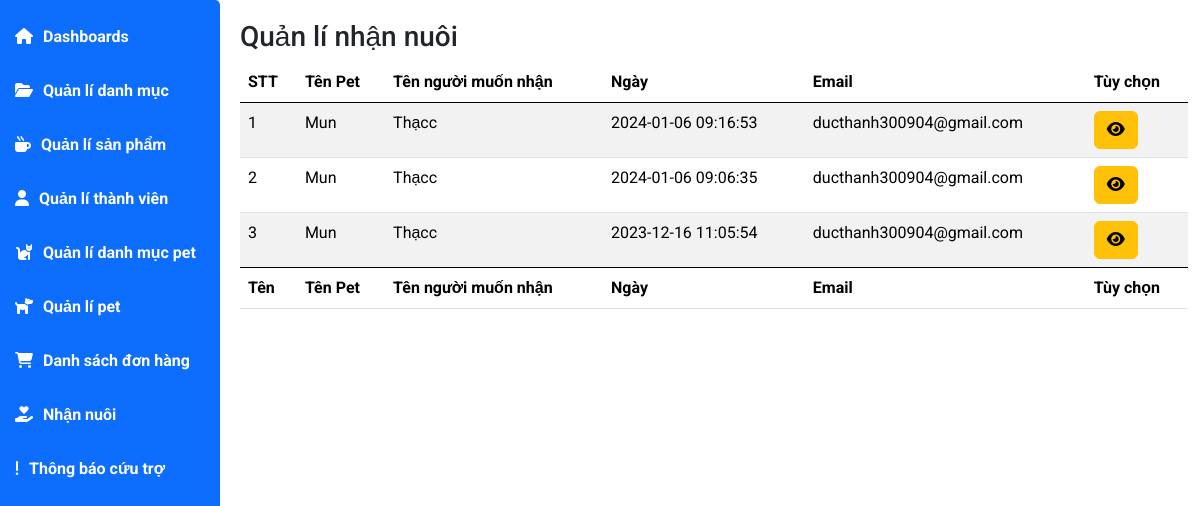
Screenshot of /admin/index.php?act=adopt with the database file from the repository.
### tables this page shows
CREATE TABLE `tbl_nhannuoi` (
  `idNN` int(11) NOT NULL,
  `idUser` int(11) NOT NULL,
  `idPet` int(11) NOT NULL,
  `ngaynhan` datetime NOT NULL
);

CREATE TABLE `tbl_pet` (
  `idPet` int(11) NOT NULL,
  `tenPet` varchar(255) NOT NULL,
  `idDMP` int(11) NOT NULL,
  `gioiTinh` varchar(255) NOT NULL,
  `doTuoi` varchar(255) NOT NULL,
  `trietSan` varchar(255) NOT NULL,
  `tiemPhong` varchar(255) NOT NULL,
  `tinhTrangPet` varchar(255) NOT NULL,
  `imgpet` text NOT NULL,
  `motaPet` text NOT NULL
);

CREATE TABLE `tbl_user` (
  `idUser` int(11) NOT NULL,
  `tenUser` varchar(255) NOT NULL,
  `accountUser` varchar(255) NOT NULL,
  `passUser` varchar(255) NOT NULL,
  `emailUser` varchar(255) NOT NULL,
  `addressUser` text NOT NULL,
  `telUser` varchar(255) NOT NULL,
  `decen` int(11) NOT NULL
);

### model/pdo.php (called while the page is built, shortened)
<?php
function pdo_get_connection(){
    $dburl = "mysql:host=localhost;dbname=dacs2;charset=utf8";
    $username = 'root';
    $password = '';
    $conn = new PDO($dburl, $username, $password);
    $conn->setAttribute(PDO::ATTR_ERRMODE, PDO::ERRMODE_EXCEPTION);
    return $conn;
}
function pdo_query($sql){
    $sql_args = array_slice(func_get_args(), 1);
    try{
        $conn = pdo_get_connection();
        $stmt = $conn->prepare($sql);
        $stmt->execute($sql_args);
        $rows = $stmt->fetchAll();
        return $rows;
    }
    catch(PDOException $e){
        throw $e;
    }
    finally{
        unset($conn);
    }
}
function pdo_query_one($sql){
    $sql_args = array_slice(func_get_args(), 1);
    try{
        $conn = pdo_get_connection();
        $stmt = $conn->prepare($sql);
        $stmt->execute($sql_args);
        $row = $stmt->fetch(PDO::FETCH_ASSOC);
        return $row;
    }
    catch(PDOException $e){
        throw $e;
    }
    finally{
        unset($conn);
    }
}

### model/pet.php (called while the page is built, shortened)
<?php
function loadall_adopt(){
    $sql="SELECT * FROM tbl_nhannuoi  ORDER BY idNN DESC";
    $listpet=pdo_query($sql);
    return $listpet;
}
function selectPet($idpet){
    $sql="SELECT * FROM tbl_pet WHERE idPet='".$idpet."'";
    $sp=pdo_query_one($sql);
    return $sp;
}
?>

### model/taikhoan.php (called while the page is built, shortened)
<?php
function selectUser($iduser){
    $sql="SELECT * FROM tbl_user WHERE idUser='".$iduser."'";
    $sp=pdo_query_one($sql);
    return $sp;
}
?>

### admin/view/adopt/list.php (the view, shortened to what this page needs)
<?php
    if (is_array($loaduser) && isset($loaduser)){
        extract($loaduser);
    }
    if (is_array($loadpet) && isset($loadpet)){
        extract($loadpet);
    }
?>
<div class="main-content">
                <h3 class="title-page">
                    Quản lí nhận nuôi
                </h3>
                <table id="example" class="table table-striped" style="width:100%">
                    <thead>
                        <tr>
                            <th>STT</th>
                            <th>Tên Pet</th>
                            <th>Tên người muốn nhận</th>
                            <th>Ngày </th>
                            <th>Email</th>
                            <th>Tùy chọn</th>
                        </tr>
                    </thead>
                    <tbody>
                        <?php
                            $i=1;
                            foreach ($listadopt as $adopt) {
                                extract($adopt);
                                echo '<tr>
                                        <td>'.$i.' </td>
                                        <td>'.$tenPet.'</td>
                                        <td>'.$tenUser.'</td>
                                        <td>'.$ngaynhan.'</td>
                                        <td>'.$emailUser.'</td>
                                        <td>
                                            <a href="" class="btn btn-warning"><i
                                                    class="fa-solid fa-eye"></i></a>
                                        </td>
                                    </tr>';
                                $i++;
                            }
                        ?>
                    </tbody>
                    <tfoot>
                        <tr>
                        <th>Tên</th>
                            <th>Tên Pet</th>
                            <th>Tên người muốn nhận</th>
                            <th>Ngày </th>
                            <th>Email</th>
                            <th>Tùy chọn</th>
                        </tr>
                    </tfoot>
                </table>
            </div>
        </div>
    </div>

### admin/view/assets/css/main.css (style rules this page uses)
* { padding: 0; margin: 0; box-sizing: border-box; font-family: 'Roboto', sans-serif; }
body { background-color: #e6e6e6; }
.main-content { padding-left: 240px; padding-bottom: 20px; }
.main-content .title-page { padding-top: 20px; }

### rows the page displays
tbl_nhannuoi: idPet.tenPet "Mun", idUser.tenUser "Thạcc", ngaynhan "2024-01-06 09:16:53", idUser.emailUser "ducthanh300904@gmail.com"
tbl_nhannuoi: idPet.tenPet "Mun", idUser.tenUser "Thạcc", ngaynhan "2024-01-06 09:06:35", idUser.emailUser "ducthanh300904@gmail.com"
tbl_nhannuoi: idPet.tenPet "Mun", idUser.tenUser "Thạcc", ngaynhan "2023-12-16 11:05:54", idUser.emailUser "ducthanh300904@gmail.com"
